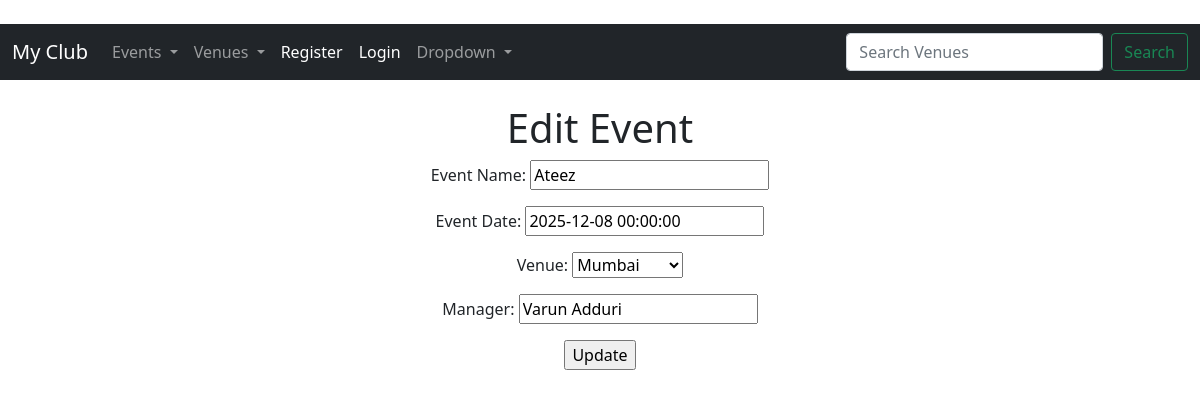
Before: /update_event/13 with the older database file.
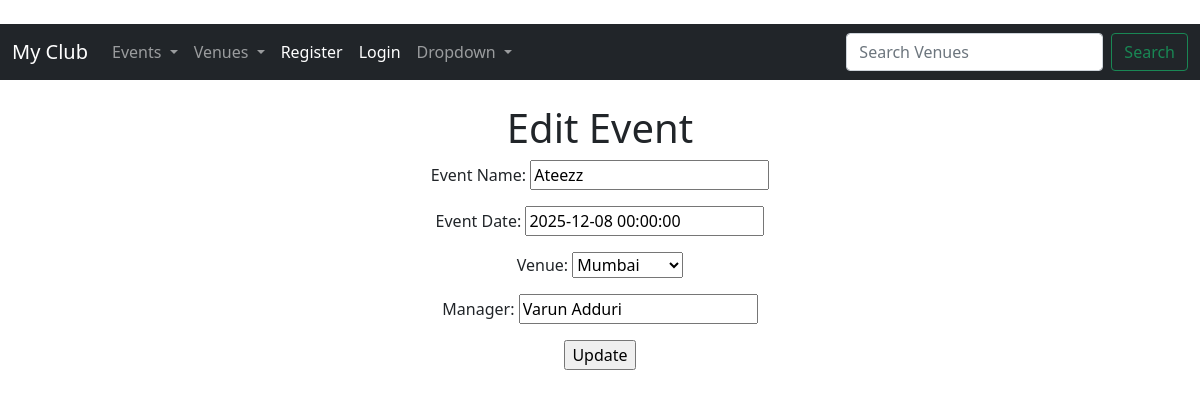
After: the same page with the newer database file.
### myapp/models.py (models this page shows, shortened)
class Event(models.Model):
    name=models.CharField('Event Name',max_length=50)
    event_date=models.DateTimeField('Event Date')
    venue=models.ForeignKey(Venue,blank=True,null=True,on_delete=models.CASCADE)
    manager=models.CharField(max_length=60)
    description=models.TextField(blank=True)
    attendes=models.ManyToManyField(MyUser,blank=True)

class Venue(models.Model):
    name=models.CharField('Venue Name',max_length=50)
    address=models.CharField(max_length=50)
    zip=models.CharField('Zip code',max_length=50)
    phone=models.CharField('Phone No',max_length=10)
    web=models.URLField('website',blank=True)
    email_address=models.EmailField('Email')
    def __str__(self) -> str:
        return self.name

### myapp/views.py (the view)
# urls.py: path('update_event/<index>',views.update_event,name='update-e'),
def update_event(request,index):
    event_obj=Event.objects.get(pk=index)
    form=Eventform(request.POST or None,instance=event_obj)
    if form.is_valid():
        form.save()
        return redirect('check')
    return render(request,'events/update_event.html',{'obj':event_obj,'form':form})

### myapp/forms.py
class Eventform(forms.ModelForm):
    class Meta:
        model=Event
        fields=['name','event_date','venue','manager']

### myapp/templates/events/update_event.html (shortened to what this page needs)
{% extends 'events/base.html' %}
{% block content %}
    <center>
<h1>Edit Event</h1>
    <form action="" method="POST">
        {{form.as_p}}
        <input type="submit" value="Update">
    </form>
    </center>
{% endblock %}

Changed rows visible on the page:
changed Event "Mumbai": name "Ateez" → "Ateezz"
